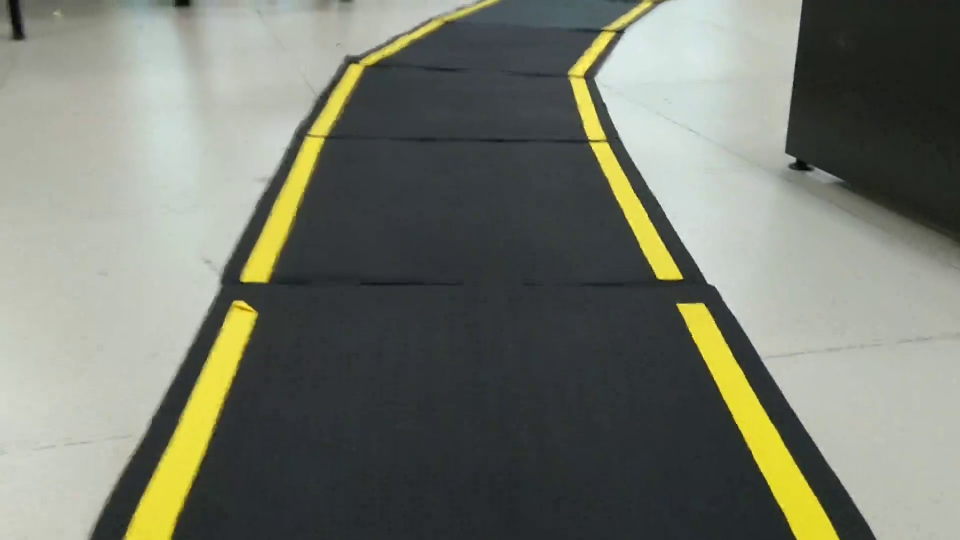
//> input picture frame 116 of Image_Processing_Approach/test4.mp4, 1920 x 1080 px (shown at 1/2 size)
$ ./sliding_window_video   (built with g++ and OpenCV 4)
//> lines starting //> are read from the running program, lines starting //| are printed output that depends on the picture; after the words box and inside, x2 and y2 are one past the last pixel; in counts of white or black regions, pixels touching at a corner belong together
#include "opencv2/objdetect/objdetect.hpp"
#include "opencv2/highgui/highgui.hpp"
#include "opencv2/imgproc/imgproc.hpp"
#include <iostream>
#include <stdio.h>


using namespace std;
using namespace cv;


//intrinsic and extrinsic parametrs
float camera_matrix[9] = {819.752611, 0.000000, 329.461908, 0.000000, 819.011546, 245.006332, 0.000000, 0.000000, 1.000000};
Mat intrinsic = Mat(3, 3, CV_32FC1, camera_matrix);

float dist_matrix[5] = {0.066489, 0.117170, 0.00383, 0.018518, 0.000000};
Mat distCoeffs = Mat(1, 5, CV_32FC1, dist_matrix);

float projection_matrix[12] = {836.864685, 0.000000, 336.647743, 0.000000, 0.000000, 845.784973, 246.055352, 0.000000, 0.000000, 0.000000, 1.000000, 0.000000};
Mat proj_matrix = Mat(3, 4, CV_32FC1, projection_matrix);

//**********************************

// Input Quadilateral or Image plane coordinates
Point2f inputQuad[4];
// Output Quadilateral or World plane coordinates
Point2f outputQuad[4];
// Lambda Matrix
Mat lambda( 2, 4, CV_32FC1 );


//**********************************


int main(int argc, char* argv[])
{

     VideoCapture cap("/home/pranay/Final_Year_Project/video/test4.mp4"); // open the default camera
     if(!cap.isOpened())  // check if we succeeded
        return -1;

     cap.set(CV_CAP_PROP_FRAME_WIDTH,1280);//640
     cap.set(CV_CAP_PROP_FRAME_HEIGHT,720);//480


     Mat input, output, output_gray , threshold_lab, image_lab;


   while (true)
     {

          cap >> input;
//> input is the input picture: 1080 rows x 1920 cols, CV_8UC3; mean B, G, R 109.3, 121.4, 117.6


          //****************************************
          lambda = Mat::zeros( input.rows, input.cols, input.type() );
          // The 4 points that select quadilateral on the input , from top-left in clockwise order
          // These four pts are the sides of the rect box used as input
          inputQuad[0] = Point2f( 0.25 * input.size().width,0.45 * input.size().height);
          inputQuad[1] = Point2f( 0.75 * input.size().width,0.45 * input.size().height);
          inputQuad[2] = Point2f( 0.1 * input.size().width,1 * input.size().height);
          inputQuad[3] = Point2f( 0.9 * input.size().width,1 * input.size().height);
          // The 4 points where the mapping is to be done , from top-left in clockwise order
          outputQuad[0] = Point2f( 0,0 );
          outputQuad[1] = Point2f( input.cols,0);
          outputQuad[2] = Point2f( 0,input.rows);
          outputQuad[3] = Point2f( input.cols,input.rows  );

          //cout<<input.size().height;
          //cout<<input.size().width;

          // Get the Perspective Transform Matrix i.e. lambda
          lambda = getPerspectiveTransform( inputQuad, outputQuad );
          // Apply the Perspective Transform just found to the src image
          warpPerspective(input,output,lambda,output.size() );
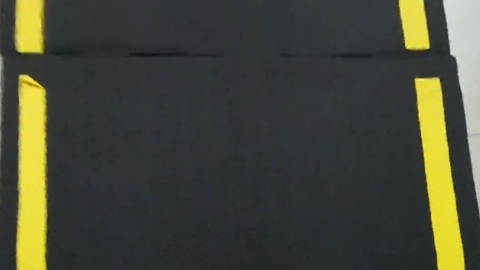
//> output: 1080 rows x 1920 cols, CV_8UC3 (shown at 1/4 size); mean B, G, R 57.2, 71.8, 68.9


          //******************************************


          //put circle on input image
          circle(input, Point2f(0.25 * input.size().width,0.45 * input.size().height), 5, cv::Scalar(0, 0, 255), 1 , 8, 0);
//> input: 1080 rows x 1920 cols, CV_8UC3; 28 pixels changed, all inside (x1, y1, x2, y2) = (475, 481, 486, 492)
          circle(input, Point2f(0.75 * input.size().width,0.45 * input.size().height), 5, cv::Scalar(0, 0, 255), 1 , 8, 0);
//> input: 1080 rows x 1920 cols, CV_8UC3; mean B, G, R 109.3, 121.4, 117.6
          circle(input, Point2f( 0.1 * input.size().width,1 * input.size().height), 5, cv::Scalar(0, 0, 255), 1 , 8, 0);
//> input: 1080 rows x 1920 cols, CV_8UC3; mean B, G, R 109.3, 121.4, 117.6
          circle(input, Point2f(0.9 * input.size().width,1 * input.size().height), 5, cv::Scalar(0, 0, 255), 1 , 8, 0);
//> input: 1080 rows x 1920 cols, CV_8UC3; mean B, G, R 109.3, 121.4, 117.6

          //convert to LAB space
          cvtColor(output, image_lab, CV_BGR2Lab);
//> image_lab: 1080 rows x 1920 cols, CV_8UC3; mean of channels 0, 1, 2 73.9, 125.2, 134.1

          inRange(image_lab, cv::Scalar(0, 108, 0), cv::Scalar(255,255,154), threshold_lab);
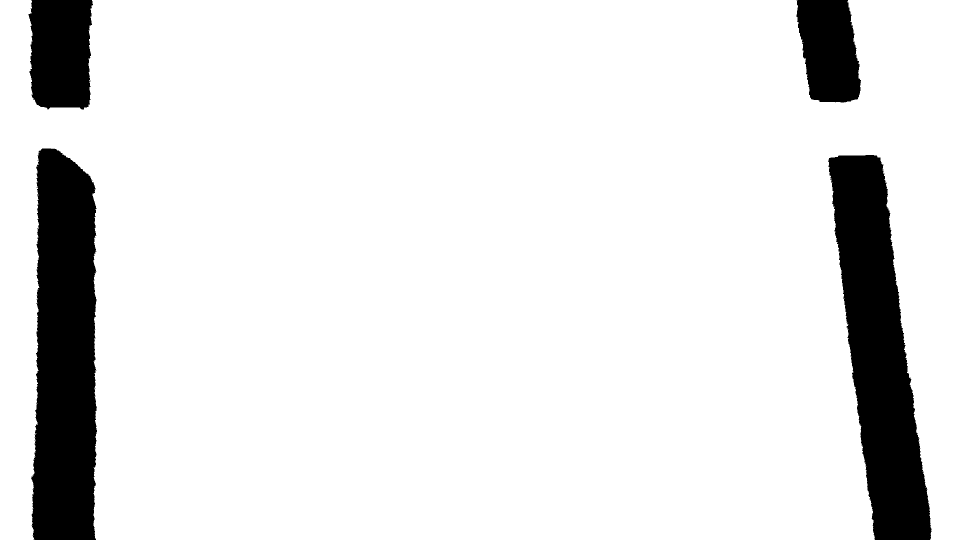
//> threshold_lab: 1080 rows x 1920 cols, CV_8UC1 (shown at 1/2 size); 89.3% white; 13 black regions (9 under 20 px), largest, box (x1, y1, x2, y2) and area: (62, 297, 194, 1080) 89370, (1656, 310, 1863, 1080) 85465, (57, 0, 186, 219) 25146, (1593, 0, 1722, 205) 21199

          bitwise_not ( threshold_lab, threshold_lab);

          int height = threshold_lab.size().height, width = threshold_lab.size().width;
          vector<int> columnSum(input.size().height);
          vector<int> sumCols(width);
          Mat histogram(height,width, CV_8UC1, Scalar(0));

          reduce(threshold_lab, columnSum, 0, CV_REDUCE_SUM, CV_32S);
//> columnSum = 1920 values, max 255510 at index 95, min 0 at index 0, mean 29376.7

          int lefty_max=0, righty_max=0,midpoint,leftx_index,rightx_index,nwindows=9,margin=150,minpix=1;
          midpoint = width/2;


//cout<<columnSum.size()<<"\n";


          for(int i=0;i<columnSum.size();i++)
            {

              columnSum[i] = (columnSum[i]/255);
                histogram.at<uchar>(columnSum[i], i, 0) = 255;

                if(i<midpoint && columnSum[i]>lefty_max)
              {
                lefty_max = columnSum[i];
                leftx_index = i;
              }
              else if(i>=midpoint && columnSum[i]>righty_max)
              {
                righty_max = columnSum[i];
                rightx_index = i;
              }
              //cout<<columnSum[i]<<" ";

            }
//> this loop made 1920 passes
//> lefty_max on passes 58 to 65: 3, 7, 14, 24, 50, 93, 155, 210
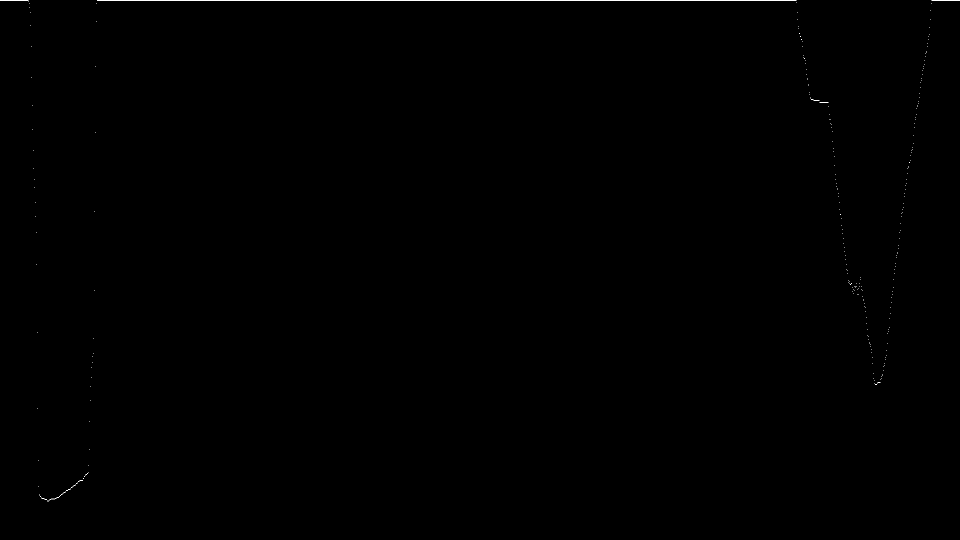
//> histogram: 1080 rows x 1920 cols, CV_8UC1 (shown at 1/2 size); 0.09% white in thin lines or dots
//> after the loop, columnSum = 1920 values, max 1002 at index 95, min 0 at index 0, mean 115.2; lefty_max = 1002; leftx_index = 95; righty_max = 769; rightx_index = 1750


          // [5 lines of commented-out code are left out]

          int window_height = height/nwindows;

          flip(histogram, histogram, 0);
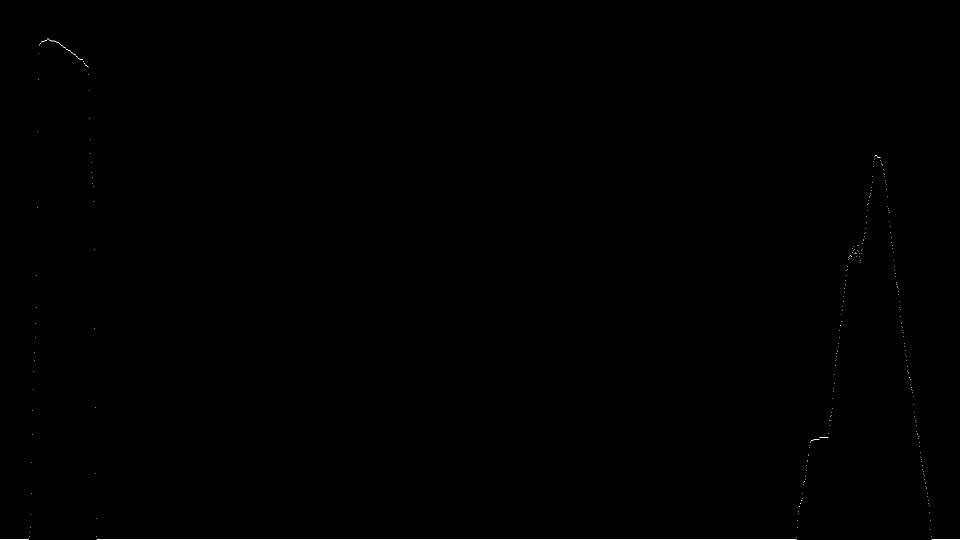
//> histogram: 1080 rows x 1920 cols, CV_8UC1 (shown at 1/2 size); 0.09% white in thin lines or dots

          vector<Point> nonZeroCoordinates(height*width);
          findNonZero(threshold_lab, nonZeroCoordinates);
//> nonZeroCoordinates = 221189 items
          //access pixel coordinates
          //Point pnt = locations[i];

          int leftx_current,rightx_current;

          leftx_current = leftx_index;
//> leftx_current = 95
          rightx_current = rightx_index;
//> rightx_current = 1750

          vector<Point> left_lane_inds(height*midpoint);
          vector<Point> right_lane_inds(height*midpoint);

          int win_y_low, win_y_high,win_xleft_low,win_xleft_high,win_xright_low,win_xright_high, last_mean_right=rightx_index,last_mean_left=leftx_index,test;
//> last_mean_right = 1750; last_mean_left = 95
          bool draw_windows = true;
          Mat window_left,window_right;
          Rect roi_left,roi_right;


    for(int window=0;window<nwindows;window++)
      {
        // Identify window boundaries in x and y (and right and left)
        win_y_low = height - (window+1)*window_height;
        win_y_high = height - window*window_height;
        win_xleft_low = leftx_current - margin;
        win_xleft_high = leftx_current + margin;
        win_xright_low = rightx_current - margin;
        win_xright_high = rightx_current + margin;

        if(draw_windows == true)
        {
          cv::rectangle(threshold_lab, Point(win_xleft_low,win_y_low), Point(win_xleft_high,win_y_high), Scalar(255,255,255), 1);
          cv::rectangle(threshold_lab, Point(win_xright_low,win_y_low), Point(win_xright_high,win_y_high), Scalar(255,255,255), 1);

        }

        //region_window = input[win_y_low:win_y_high, win_xleft_low:win_xleft_high]

        //window left side non zero pixel
        roi_left.x = win_xleft_low;
        roi_left.y = win_y_low;
        if(roi_left.x < 0)
        {
          roi_left.x = 0;
        }


        roi_left.width = win_xleft_high - win_xleft_low;
        roi_left.height = win_y_high - win_y_low;


        window_left = threshold_lab(roi_left);

        vector<Point> nonZero_leftwindow(roi_left.width*roi_left.height);

        int count_left = countNonZero(window_left);


        if(count_left > 0)
         {
           findNonZero(window_left, nonZero_leftwindow);
           //add initial position because window and image dimension are different
           for (int i = 0; i < nonZero_leftwindow.size(); ++i)
           {
            nonZero_leftwindow[i].x = nonZero_leftwindow[i].x + roi_left.x;
            nonZero_leftwindow[i].y = nonZero_leftwindow[i].y + roi_left.y;

           }


           left_lane_inds.insert(left_lane_inds.end(),nonZero_leftwindow.begin(),nonZero_leftwindow.end());
         }


        //window right side non zero
        roi_right.x = win_xright_low;
        roi_right.y = win_y_low;
        if(roi_right.x > width)
        {
          roi_right.x = width ;
        }

        roi_right.width = win_xright_high - win_xright_low;
        roi_right.height = win_y_high - win_y_low;


        //*******************
        //change roi_right.x  if required

        if(roi_right.x + roi_right.width > width)
        {
          roi_right.x  = width - roi_right.width;
        }

      //cout<<"roi_right.x "<< roi_right.x <<"roi_right.y" <<roi_right.y <<"\n";
      //cout<<"roi_right.width"<< roi_right.width <<"roi_right.height " <<roi_right.height<<"\n";


      //******************


      window_right = threshold_lab(roi_right);

      vector<Point> nonZero_rightwindow(roi_right.width * roi_right.height);

      int count_right = countNonZero(window_right);
      //cout<<"count_left "<<count_right;
      if(count_right > 0)
       {
        findNonZero(window_right, nonZero_rightwindow);
        //*****************

        for (int i = 0; i < nonZero_rightwindow.size(); ++i)
         {
          nonZero_rightwindow[i].x = nonZero_rightwindow[i].x + roi_right.x;
          nonZero_rightwindow[i].y = nonZero_rightwindow[i].y + roi_right.y;

         }


        right_lane_inds.insert(right_lane_inds.end(),nonZero_rightwindow.begin(),nonZero_rightwindow.end());
       }


      if(left_lane_inds.size() > minpix)
       {
        leftx_current = int(mean( nonZero_leftwindow)[0]);
        if (leftx_current==0)
        {
          leftx_current = last_mean_left;
        }
        else
        {
          last_mean_left = leftx_current;
        }
        //cout<<"mean left "<< int(mean( nonZero_leftwindow)[0])<<"\n";

       }
     if(right_lane_inds.size() > minpix)
       {
        rightx_current = int(mean( nonZero_rightwindow)[0]);
        if (rightx_current==0)
        {
          rightx_current = last_mean_right;
        }
        else
        {
          last_mean_right = rightx_current;
        }
        //cout<<"mean right "<< int(mean( nonZero_rightwindow)[0])<<"\n";
        //cout<<"mean right "<< rightx_current<<"\n";

       }

      }
//> this loop made 9 passes
//> (win_xleft_low, win_xleft_high, win_xright_low, win_xright_high, count_left, count_right, last_mean_left) on passes 1 to 8: (-55, 245, 1600, 1900, 15020, 14149, 127), (-23, 277, 1646, 1946, 14872, 13948, 131), (-19, 281, 1631, 1931, 14324, 13773, 133), (-17, 283, 1615, 1915, 14118, 13478, 133), (-17, 283, 1599, 1899, 14003, 13347, 133), (-17, 283, 1584, 1884, 13968, 13433, 133), (-17, 283, 1571, 1871, 5148, 5567, 121), (-29, 271, 1559, 1859, 11183, 8811, 123)
//> pass 1, `window_right = threshold_lab(roi_right);`:
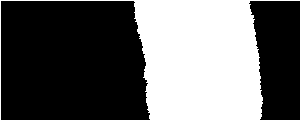
//> window_right: 120 rows x 300 cols, CV_8UC1; 39.3% white; 1 white region, box (x1, y1, x2, y2) and area: (0, 0, 300, 120) 14149
//> after the loop:
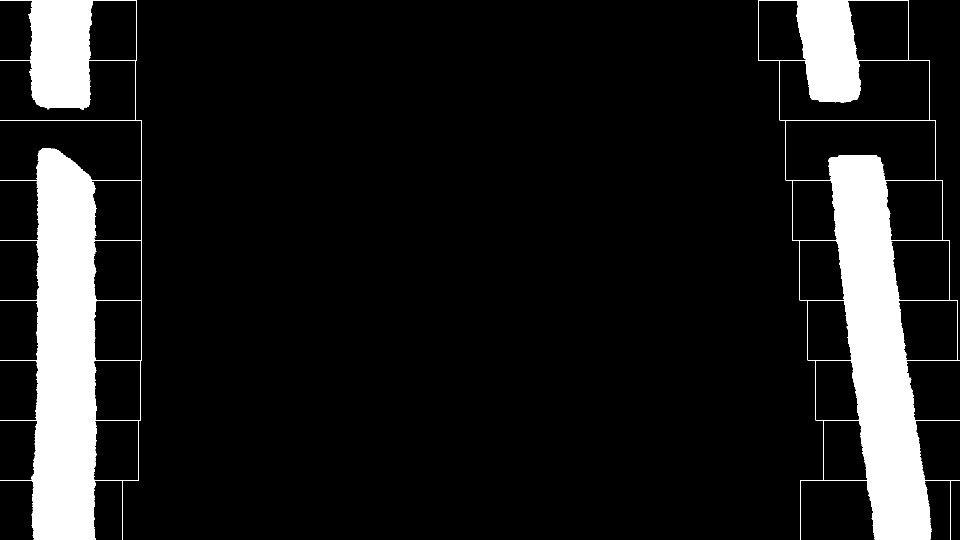
//> threshold_lab: 1080 rows x 1920 cols, CV_8UC1 (shown at 1/2 size); 11% white; 8 white regions (6 under 20 px), largest, box (x1, y1, x2, y2) and area: (0, 0, 284, 1080) 117180, (1516, 0, 1920, 1080) 110516
//> after the loop:
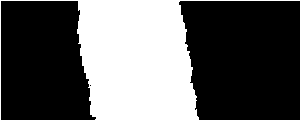
//> window_right: 120 rows x 300 cols, CV_8UC1; 36.2% white; 1 white region, box (x1, y1, x2, y2) and area: (0, 0, 300, 120) 13021
//> after the loop, leftx_current = 122


         namedWindow( "Display window1", WINDOW_NORMAL );// Create a window for display.
         imshow( "Display window1", input );// Show our image inside it. //WINDOW_AUTOSIZE

         //namedWindow( "Display window2", WINDOW_NORMAL );// Create a window for display.
         //imshow( "Display window2", output_gray );// Show our image inside it.

         namedWindow( "Display window3", WINDOW_NORMAL );// Create a window for display.
         imshow( "Display window3", threshold_lab );// Show our image inside it.

         namedWindow( "Display window4", WINDOW_NORMAL );// Create a window for display.
         imshow( "Display window4", histogram);// Show our image inside it.


          int iKey = waitKey(50);
//> the Esc key is pressed

          //if user press 'ESC' key
          if (iKey == 27)
          {
               break;
          }

     }

    // [31 lines of commented-out code are left out]

    waitKey(0);
    return 0;
}
